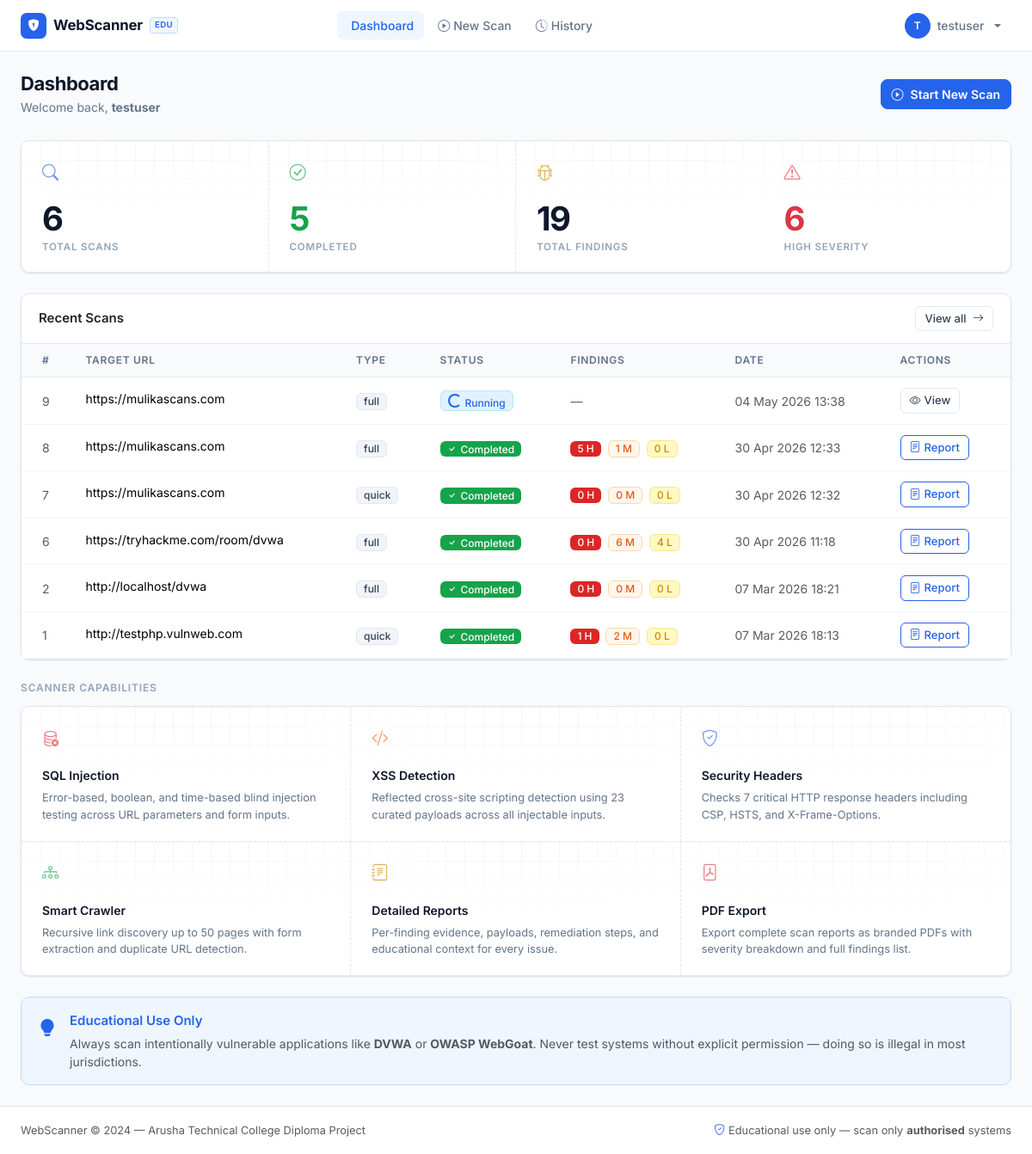
The app's page /dashboard (signed in) with its own data.
### app/models.py (models this page shows, shortened)
class User(UserMixin, db.Model):
    __tablename__ = 'users'
    id           = db.Column(db.Integer, primary_key=True)
    username     = db.Column(db.String(64), unique=True, nullable=False)
    email        = db.Column(db.String(120), unique=True, nullable=False)
    password_hash = db.Column(db.String(256), nullable=False)
    created_at   = db.Column(db.DateTime, default=lambda: datetime.now(timezone.utc))
    scans = db.relationship('Scan', backref='user', lazy='dynamic')

class Scan(db.Model):
    __tablename__ = 'scans'
    id           = db.Column(db.Integer, primary_key=True)
    user_id      = db.Column(db.Integer, db.ForeignKey('users.id'), nullable=False)
    target_url   = db.Column(db.String(2048), nullable=False)
    scan_type    = db.Column(db.String(20), default='quick')   # 'quick' or 'full'
    scan_modules = db.Column(db.String(100), default='sqli,xss,headers')
    status       = db.Column(db.String(20), default='pending')  # pending/running/completed/failed
    started_at   = db.Column(db.DateTime)
    completed_at = db.Column(db.DateTime)
    pages_crawled = db.Column(db.Integer, default=0)
    total_tests   = db.Column(db.Integer, default=0)
    error_message = db.Column(db.Text)
    findings = db.relationship('Finding', backref='scan', lazy='dynamic',
                               cascade='all, delete-orphan')
    logs     = db.relationship('ScanLog', backref='scan', lazy='dynamic',
                               cascade='all, delete-orphan')
    @property
    def high_count(self):
        return self.findings.filter_by(severity='high').count()
    @property
    def medium_count(self):
        return self.findings.filter_by(severity='medium').count()
    @property
    def low_count(self):
        return self.findings.filter_by(severity='low').count()

### app/dashboard/routes.py (the view)
@dashboard_bp.route('/')
@dashboard_bp.route('/dashboard')
@login_required
def index():
    recent_scans = (
        Scan.query
        .filter_by(user_id=current_user.id)
        .order_by(Scan.id.desc())
        .limit(10)
        .all()
    )
    total_scans = Scan.query.filter_by(user_id=current_user.id).count()
    completed_scans = Scan.query.filter_by(
        user_id=current_user.id, status='completed'
    ).count()
    total_findings = (
        Finding.query
        .join(Scan)
        .filter(Scan.user_id == current_user.id)
        .count()
    )
    high_findings = (
        Finding.query
        .join(Scan)
        .filter(Scan.user_id == current_user.id, Finding.severity == 'high')
        .count()
    )
    stats = {
        'total_scans': total_scans,
        'completed_scans': completed_scans,
        'total_findings': total_findings,
        'high_findings': high_findings,
    }
    return render_template(
        'dashboard/index.html',
        title='Dashboard',
        recent_scans=recent_scans,
        stats=stats
    )

### app/models.py (called while the page is built)
@login_manager.user_loader
def load_user(user_id):
    return User.query.get(int(user_id))

### app/templates/dashboard/index.html (shortened to what this page needs)
{% extends "base.html" %}
{% block content %}
<div class="page-header d-flex align-items-center justify-content-between flex-wrap gap-3">
  <div>
    <h1 class="page-title">Dashboard</h1>
    <p class="page-sub">Welcome back, <strong>{{ current_user.username }}</strong></p>
  </div>
  <a href="{{ url_for('scanner.new_scan') }}" class="btn btn-primary fw-semibold">
    <i class="bi bi-play-circle me-2"></i>Start New Scan
  </a>
</div>
<div class="feat-grid feat-grid-4 mb-4">
  <div class="feat-item">
    <i class="bi bi-search feat-icon text-blue"></i>
    <div class="feat-number">{{ stats.total_scans }}</div>
    <div class="feat-label">Total Scans</div>
  </div>
  <div class="feat-item">
    <i class="bi bi-check-circle feat-icon text-green"></i>
    <div class="feat-number text-green">{{ stats.completed_scans }}</div>
    <div class="feat-label">Completed</div>
  </div>
  <div class="feat-item">
    <i class="bi bi-bug feat-icon text-yellow"></i>
    <div class="feat-number">{{ stats.total_findings }}</div>
    <div class="feat-label">Total Findings</div>
  </div>
  <div class="feat-item">
    <i class="bi bi-exclamation-triangle feat-icon text-danger"></i>
    <div class="feat-number text-danger">{{ stats.high_findings }}</div>
    <div class="feat-label">High Severity</div>
  </div>
</div>
<div class="card border-0 mb-4">
  <div class="card-header d-flex align-items-center justify-content-between">
    <span class="fw-semibold">Recent Scans</span>
    <a href="{{ url_for('scanner.scan_history') }}" class="btn btn-outline-secondary btn-sm">
      View all <i class="bi bi-arrow-right ms-1"></i>
    </a>
  </div>
  <div class="card-body p-0">
    {% if recent_scans %}
    <div class="table-responsive">
      <table class="table table-hover mb-0">
        <thead>
          <tr>
            <th class="ps-4">#</th>
            <th>Target URL</th>
            <th>Type</th>
            <th>Status</th>
            <th>Findings</th>
            <th>Date</th>
            <th class="pe-4">Actions</th>
          </tr>
        </thead>
        <tbody>
          {% for scan in recent_scans %}
          <tr>
            <td class="ps-4 text-muted">{{ scan.id }}</td>
            <td>
              <span class="text-truncate d-inline-block url-truncate" title="{{ scan.target_url }}">
                {{ scan.target_url }}
              </span>
            </td>
            <td><span class="badge bg-secondary">{{ scan.scan_type }}</span></td>
            <td>
              {% if scan.status == 'completed' %}
                <span class="badge bg-success"><i class="bi bi-check me-1"></i>Completed</span>
              {% elif scan.status == 'running' %}
                <span class="badge bg-info"><span class="spinner-border spinner-border-sm me-1"></span>Running</span>
              {% elif scan.status == 'failed' %}
                <span class="badge bg-danger"><i class="bi bi-x me-1"></i>Failed</span>
              {% else %}
                <span class="badge bg-warning">Pending</span>
              {% endif %}
            </td>
            <td>
              {% if scan.status == 'completed' %}
                <span class="badge bg-danger me-1">{{ scan.high_count }} H</span>
                <span class="badge bg-orange me-1">{{ scan.medium_count }} M</span>
                <span class="badge bg-warning">{{ scan.low_count }} L</span>
              {% else %}
                <span class="text-muted">—</span>
              {% endif %}
            </td>
            <td class="text-muted">{{ scan.started_at.strftime('%d %b %Y %H:%M') if scan.started_at else '—' }}</td>
            <td class="pe-4">
              {% if scan.status == 'completed' %}
                <a href="{{ url_for('scanner.scan_results', scan_id=scan.id) }}" class="btn btn-sm btn-outline-primary">
                  <i class="bi bi-file-text me-1"></i>Report
                </a>
              {% elif scan.status in ('running', 'pending') %}
                <a href="{{ url_for('scanner.scan_progress', scan_id=scan.id) }}" class="btn btn-sm btn-outline-secondary">
                  <i class="bi bi-eye me-1"></i>View
                </a>
              {% else %}
                <span class="text-muted">—</span>
              {% endif %}
            </td>
          </tr>
          {% endfor %}
        </tbody>
      </table>
    </div>
    {% endif %}
  </div>
</div>
<div class="mb-4">
  <p class="section-label">Scanner Capabilities</p>
  <div class="feat-grid">
    <div class="feat-item">
      <i class="bi bi-database-x feat-icon text-danger"></i>
      <div class="feat-title">SQL Injection</div>
      <p class="feat-desc">Error-based, boolean, and time-based blind injection testing across URL parameters and form inputs.</p>
    </div>
    <div class="feat-item">
      <i class="bi bi-code-slash feat-icon text-orange"></i>
      <div class="feat-title">XSS Detection</div>
      <p class="feat-desc">Reflected cross-site scripting detection using 23 curated payloads across all injectable inputs.</p>
    </div>
    <div class="feat-item">
      <i class="bi bi-shield-check feat-icon text-blue"></i>
      <div class="feat-title">Security Headers</div>
      <p class="feat-desc">Checks 7 critical HTTP response headers including CSP, HSTS, and X-Frame-Options.</p>
    </div>
    <div class="feat-item">
      <i class="bi bi-diagram-3 feat-icon text-green"></i>
      <div class="feat-title">Smart Crawler</div>
      <p class="feat-desc">Recursive link discovery up to 50 pages with form extraction and duplicate URL detection.</p>
    </div>
    <div class="feat-item">
      <i class="bi bi-journal-text feat-icon text-yellow"></i>
      <div class="feat-title">Detailed Reports</div>
      <p class="feat-desc">Per-finding evidence, payloads, remediation steps, and educational context for every issue.</p>
    </div>
    <div class="feat-item">
      <i class="bi bi-file-pdf feat-icon text-danger"></i>
      <div class="feat-title">PDF Export</div>
      <p class="feat-desc">Export complete scan reports as branded PDFs with severity breakdown and full findings list.</p>
    </div>
  </div>
</div>
<div class="tip-card">
  <div class="d-flex gap-3 align-items-start">
    <i class="bi bi-lightbulb-fill text-accent fs-5 mt-1 flex-shrink-0"></i>
    <div>
      <div class="fw-semibold text-accent mb-1">Educational Use Only</div>
      <p class="mb-0 text-muted tip-text">
        Always scan intentionally vulnerable applications like <strong>DVWA</strong> or
        <strong>OWASP WebGoat</strong>. Never test systems without explicit permission —
        doing so is illegal in most jurisdictions.
      </p>
    </div>
  </div>
</div>
{% endblock %}

### app/templates/base.html (shortened to what this page needs)
<!DOCTYPE html>
<html lang="en">
<head>
  <link href="https://cdn.jsdelivr.net/npm/bootstrap@5.3.2/dist/css/bootstrap.min.css" rel="stylesheet">
  <link href="https://cdn.jsdelivr.net/npm/bootstrap-icons@1.11.3/font/bootstrap-icons.min.css" rel="stylesheet">
  <link rel="stylesheet" href="{{ url_for('static', filename='css/style.css') }}">
</head>
<body>
<nav class="navbar navbar-expand-lg sticky-top">
  <div class="container-fluid px-4">
    <a class="navbar-brand" href="{{ url_for('dashboard.index') }}">
      <div class="brand-icon"><i class="bi bi-shield-lock-fill"></i></div>
      <span>WebScanner</span>
      <span class="brand-tag">EDU</span>
    </a>
    <div class="collapse navbar-collapse" id="navMenu">
      {% if current_user.is_authenticated %}
      <ul class="navbar-nav mx-auto mb-2 mb-lg-0 gap-1">
        <li class="nav-item">
          <a class="nav-link {% if request.endpoint == 'dashboard.index' %}active{% endif %}"
             href="{{ url_for('dashboard.index') }}">
            Dashboard
          </a>
        </li>
        <li class="nav-item">
          <a class="nav-link {% if request.endpoint == 'scanner.new_scan' %}active{% endif %}"
             href="{{ url_for('scanner.new_scan') }}">
            <i class="bi bi-play-circle me-1"></i>New Scan
          </a>
        </li>
        <li class="nav-item">
          <a class="nav-link {% if request.endpoint == 'scanner.scan_history' %}active{% endif %}"
             href="{{ url_for('scanner.scan_history') }}">
            <i class="bi bi-clock-history me-1"></i>History
          </a>
        </li>
      </ul>
      <ul class="navbar-nav ms-auto">
        <li class="nav-item dropdown">
          <a class="nav-link dropdown-toggle d-flex align-items-center gap-2 pe-0"
             href="#" role="button" data-bs-toggle="dropdown" aria-expanded="false">
            <div class="user-avatar">{{ current_user.username[0].upper() }}</div>
            <span class="nav-username">{{ current_user.username }}</span>
          </a>
        </li>
      </ul>
      {% endif %}
    </div>
  </div>
</nav>
<main class="py-4">
  <div class="container-fluid px-4">
    {% block content %}{% endblock %}
  </div>
</main>
<footer class="footer">
  <div class="container-fluid px-4">
    <div class="d-flex align-items-center justify-content-between flex-wrap gap-2">
      <span class="footer-text text-muted">
        WebScanner &copy; 2024 — Arusha Technical College Diploma Project
      </span>
      <span class="footer-text text-muted d-flex align-items-center gap-1">
        <i class="bi bi-shield-check text-accent"></i>
        Educational use only — scan only <strong>authorised</strong> systems
      </span>
    </div>
  </div>
</footer>
</body>
</html>

### records on screen
User: username "T", username "testuser"
Scan: id "9", target_url "https://mulikascans.com", scan_type "full", status "running" (drawn), started_at "04 May 2026 13:38"
Scan: id "8", target_url "https://mulikascans.com", scan_type "full", status "completed" (drawn), high_count "5", medium_count "1", low_count "0", started_at "30 Apr 2026 12:33"
Scan: id "7", target_url "https://mulikascans.com", scan_type "quick", status "completed" (drawn), high_count "0", medium_count "0", low_count "0", started_at "30 Apr 2026 12:32"
Scan: id "6", target_url "https://tryhackme.com/room/dvwa", scan_type "full", status "completed" (drawn), high_count "0", medium_count "6", low_count "4", started_at "30 Apr 2026 11:18"
Scan: id "2", target_url "http://localhost/dvwa", scan_type "full", status "completed" (drawn), high_count "0", medium_count "0", low_count "0", started_at "07 Mar 2026 18:21"
Scan: id "1", target_url "http://testphp.vulnweb.com", scan_type "quick", status "completed" (drawn), high_count "1", medium_count "2", low_count "0", started_at "07 Mar 2026 18:13"

### other values on screen
{{ stats.total_scans }} "6"
{{ stats.completed_scans }} "5"
{{ stats.total_findings }} "19"
{{ stats.high_findings }} "6"
